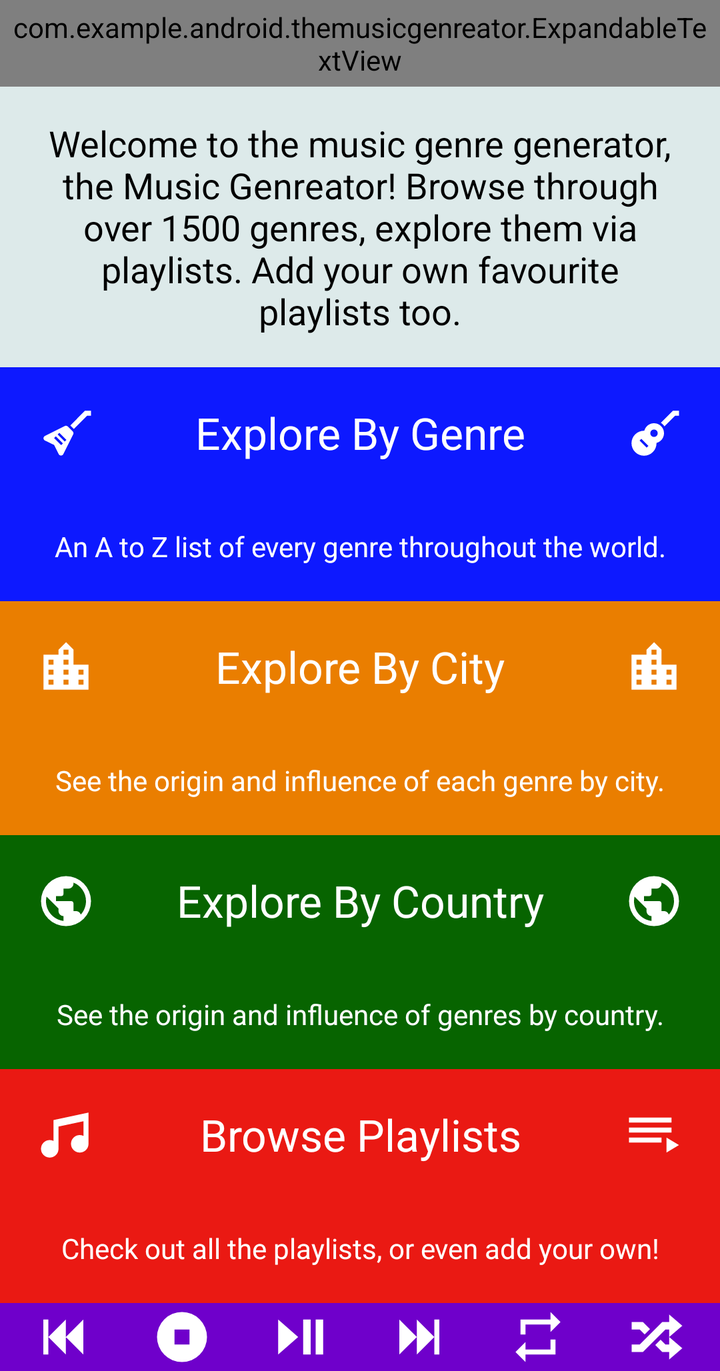
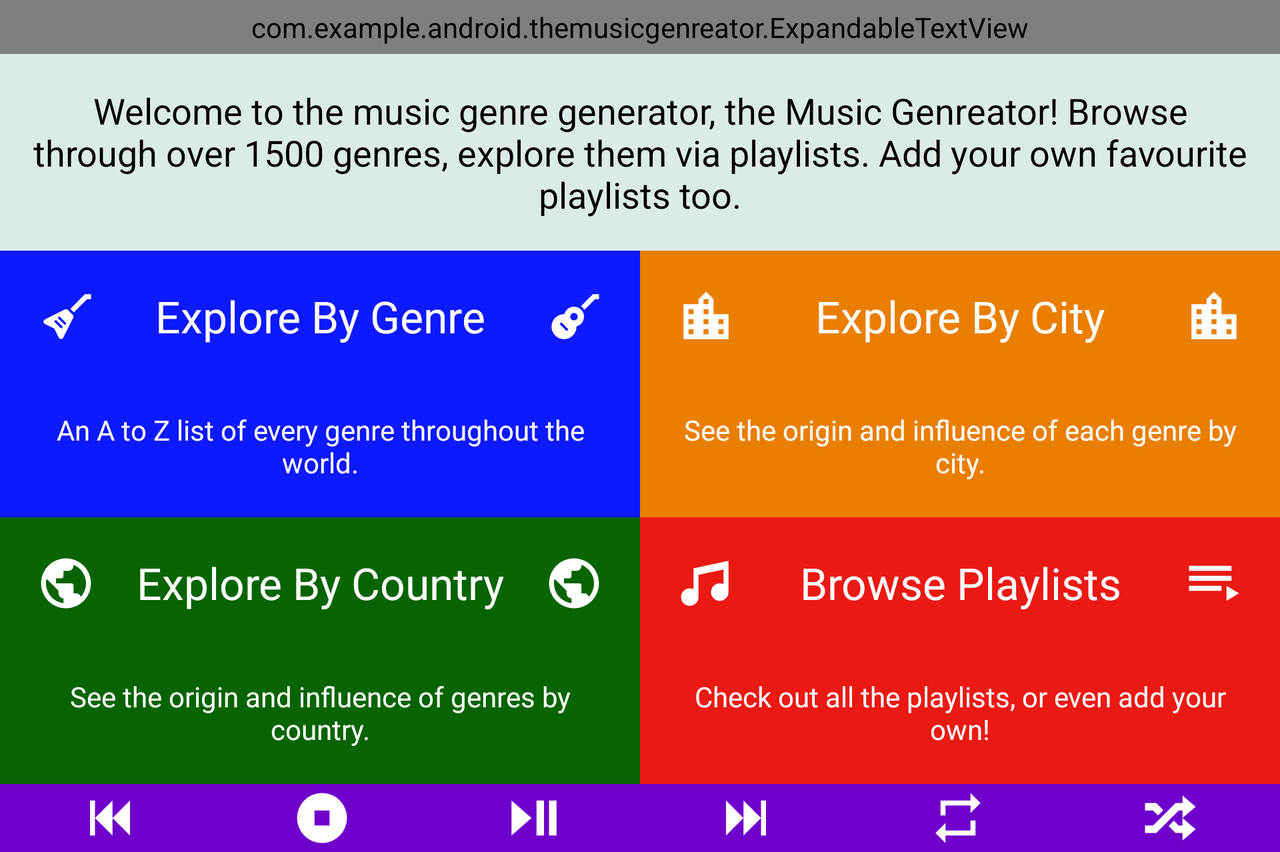

Compare how this app lays out the same screen by default and in its alternative resource folder. The renders come first, then the two layout files and the values they reference.
<!-- AndroidManifest.xml: application theme AppTheme -->
<!-- res/layout/activity_main.xml -->
<?xml version="1.0" encoding="utf-8"?>
<ScrollView xmlns:android="http://schemas.android.com/apk/res/android"
    android:layout_height="match_parent"
    android:layout_width="match_parent">

    <android.support.constraint.ConstraintLayout xmlns:android="http://schemas.android.com/apk/res/android"
        xmlns:app="http://schemas.android.com/apk/res-auto"
        xmlns:tools="http://schemas.android.com/tools"
        android:layout_width="match_parent"
        android:layout_height="wrap_content"
        android:background="@color/background_color"
        tools:context="com.example.android.themusicgenreator.MainActivity">

        <com.example.android.themusicgenreator.ExpandableTextView
            style="@style/DescriptionTextViewStyle"
            android:id="@+id/main_description"
            android:layout_width="0dp"
            app:layout_constraintTop_toTopOf="parent"
            app:layout_constraintBottom_toTopOf="@+id/welcome_message"
            app:layout_constraintStart_toStartOf="parent"
            app:layout_constraintEnd_toEndOf="parent"
            app:layout_constraintVertical_chainStyle="spread_inside" />

        <TextView
            style="@style/WelcomeMessageStyle"
            android:id="@+id/welcome_message"
            android:layout_width="0dp"
            android:layout_height="wrap_content"
            android:text="@string/welcome_message"
            app:layout_constraintTop_toBottomOf="@id/main_description"
            app:layout_constraintBottom_toTopOf="@+id/browse_genres"
            app:layout_constraintStart_toStartOf="parent"
            app:layout_constraintEnd_toEndOf="parent"
            app:layout_constraintVertical_chainStyle="spread_inside" />

        <LinearLayout
            style="@style/BrowseLayoutStyle"
            android:id="@+id/browse_genres"
            android:background="@color/browse_genre_button_color"
            app:layout_constraintTop_toBottomOf="@id/welcome_message"
            app:layout_constraintBottom_toTopOf="@+id/browse_cities"
            app:layout_constraintStart_toStartOf="parent"
            app:layout_constraintEnd_toEndOf="parent">

            <TextView
                style="@style/BrowseButtonsStyle"
                android:text="@string/browse_genres"
                android:drawableEnd="@drawable/guitar_acoustic"
                android:drawableStart="@drawable/guitar_electric" />

            <TextView
                style="@style/BrowseButtonsSubtextStyle"
                android:text="@string/browse_genres_subtext" />
        </LinearLayout>

        <LinearLayout
            style="@style/BrowseLayoutStyle"
            android:id="@+id/browse_cities"
            android:background="@color/browse_cities_button_color"
            app:layout_constraintTop_toBottomOf="@id/browse_genres"
            app:layout_constraintBottom_toTopOf="@+id/browse_countries"
            app:layout_constraintStart_toStartOf="parent"
            app:layout_constraintEnd_toEndOf="parent">

            <TextView
                style="@style/BrowseButtonsStyle"
                android:text="@string/browse_cities"
                android:drawableStart="@drawable/city"
                android:drawableEnd="@drawable/city" />

            <TextView
                style="@style/BrowseButtonsSubtextStyle"
                android:text="@string/browse_cities_subtext" />
        </LinearLayout>

        <LinearLayout
            style="@style/BrowseLayoutStyle"
            android:id="@+id/browse_countries"
            android:background="@color/browse_countries_button_color"
            app:layout_constraintTop_toBottomOf="@id/browse_cities"
            app:layout_constraintBottom_toTopOf="@+id/browse_playlists"
            app:layout_constraintStart_toStartOf="parent"
            app:layout_constraintEnd_toEndOf="parent">

            <TextView
                style="@style/BrowseButtonsStyle"
                android:text="@string/browse_countries"
                android:drawableStart="@drawable/earth"
                android:drawableEnd="@drawable/earth" />

            <TextView
                style="@style/BrowseButtonsSubtextStyle"
                android:text="@string/browse_countries_subtext" />
        </LinearLayout>

        <LinearLayout
            style="@style/BrowseLayoutStyle"
            android:id="@+id/browse_playlists"
            android:background="@color/browse_playlists_button_color"
            app:layout_constraintTop_toBottomOf="@id/browse_countries"
            app:layout_constraintBottom_toTopOf="@+id/media_player"
            app:layout_constraintStart_toStartOf="parent"
            app:layout_constraintEnd_toEndOf="parent">

            <TextView
                style="@style/BrowseButtonsStyle"
                android:text="@string/browse_playlists"
                android:drawableStart="@drawable/music"
                android:drawableEnd="@drawable/playlist_play" />

            <TextView
                style="@style/BrowseButtonsSubtextStyle"
                android:text="@string/browse_playlists_subtext" />
        </LinearLayout>

        <android.support.constraint.ConstraintLayout
            style="@style/BrowseLayoutStyle"
            android:id="@+id/media_player"
            android:orientation="horizontal"
            android:background="@color/colorPrimary"
            app:layout_constraintTop_toBottomOf="@id/browse_playlists"
            app:layout_constraintBottom_toBottomOf="parent"
            app:layout_constraintStart_toStartOf="parent"
            app:layout_constraintEnd_toEndOf="parent">

            <ImageView
                style="@style/MediaPlayerIconStyle"
                android:id="@+id/skip_backward"
                app:srcCompat="@drawable/skip_backward"
                android:contentDescription="@string/skip_backward"
                app:layout_constraintHorizontal_chainStyle="spread"
                app:layout_constraintStart_toStartOf="parent"
                app:layout_constraintEnd_toStartOf="@+id/stop_circle"
                app:layout_constraintHorizontal_weight="1" />

            <ImageView
                style="@style/MediaPlayerIconStyle"
                android:id="@+id/stop_circle"
                app:srcCompat="@drawable/stop_circle"
                android:contentDescription="@string/stop"
                app:layout_constraintStart_toEndOf="@id/skip_backward"
                app:layout_constraintEnd_toStartOf="@+id/play_pause"
                app:layout_constraintHorizontal_weight="1" />

            <ImageView
                style="@style/MediaPlayerIconStyle"
                android:id="@+id/play_pause"
                app:srcCompat="@drawable/play_pause"
                android:contentDescription="@string/play_pause"
                app:layout_constraintStart_toEndOf="@id/stop_circle"
                app:layout_constraintEnd_toStartOf="@+id/skip_forward"
                app:layout_constraintHorizontal_weight="1" />

            <ImageView
                style="@style/MediaPlayerIconStyle"
                android:id="@+id/skip_forward"
                app:srcCompat="@drawable/skip_forward"
                android:contentDescription="@string/skip_forward"
                app:layout_constraintStart_toEndOf="@id/play_pause"
                app:layout_constraintEnd_toStartOf="@+id/repeat"
                app:layout_constraintHorizontal_weight="1" />

            <ImageView
                style="@style/MediaPlayerIconStyle"
                android:id="@+id/repeat"
                app:srcCompat="@drawable/repeat"
                android:contentDescription="@string/repeat"
                app:layout_constraintStart_toEndOf="@id/skip_forward"
                app:layout_constraintEnd_toStartOf="@+id/shuffle"
                app:layout_constraintHorizontal_weight="1" />

            <ImageView
                style="@style/MediaPlayerIconStyle"
                android:id="@+id/shuffle"
                app:srcCompat="@drawable/shuffle_variant"
                android:contentDescription="@string/shuffle"
                app:layout_constraintStart_toEndOf="@id/repeat"
                app:layout_constraintEnd_toEndOf="parent"
                app:layout_constraintHorizontal_weight="1" />

        </android.support.constraint.ConstraintLayout>
    </android.support.constraint.ConstraintLayout>
</ScrollView>
<!-- resources referenced by this layout -->
<resources>
  <color name="background_color">#ddeaea</color>
  <color name="browse_cities_button_color">#ea7e00</color>
  <color name="browse_countries_button_color">#076400</color>
  <color name="browse_genre_button_color">#0d19ff</color>
  <color name="browse_playlists_button_color">#ea1913</color>
  <color name="colorPrimary">#6f00cb</color>
  <string name="browse_cities">Explore By City</string>
  <string name="browse_cities_subtext">See the origin and influence of each genre by city.</string>
  <string name="browse_countries">Explore By Country</string>
  <string name="browse_countries_subtext">See the origin and influence of genres by country.</string>
  <string name="browse_genres">Explore By Genre</string>
  <string name="browse_genres_subtext">An A to Z list of every genre throughout the world.</string>
  <string name="browse_playlists">Browse Playlists</string>
  <string name="browse_playlists_subtext">Check out all the playlists, or even add your own!</string>
  <string name="play_pause">A play/pause button icon.</string>
  <string name="repeat">A repeat button icon.</string>
  <string name="shuffle">A shuffle button icon.</string>
  <string name="skip_backward">A skip backward button icon.</string>
  <string name="skip_forward">A skip forward button icon.</string>
  <string name="stop">A stop button icon.</string>
  <string name="welcome_message">
          Welcome to the music genre generator, the Music Genreator!
          Browse through over 1500 genres, explore them via playlists.
          Add your own favourite playlists too.
      </string>
  <style name="BrowseButtonsStyle" parent="WelcomeMessageStyle">
          <item name="android:layout_width">match_parent</item>
          <item name="android:layout_height">wrap_content</item>
          <item name="android:textSize">@dimen/browse_button_text_size</item>
          <item name="android:textColor">@color/browse_buttons_text_color</item>
      </style>
  <style name="BrowseButtonsSubtextStyle" parent="BrowseButtonsStyle">
          <item name="android:textSize">@dimen/browse_button_subtext_size</item>
      </style>
  <style name="BrowseLayoutStyle">
          <item name="android:orientation">vertical</item>
          <item name="android:layout_width">0dp</item>
          <item name="android:layout_height">wrap_content</item>
          <item name="android:padding">@dimen/browse_button_padding</item>
      </style>
  <style name="MediaPlayerIconStyle">
          <item name="android:layout_width">0dp</item>
          <item name="android:layout_height">wrap_content</item>
      </style>
  <style name="WelcomeMessageStyle">
          <item name="android:textColor">@color/welcome_message_text_color</item>
          <item name="android:textSize">@dimen/welcome_message_text_size</item>
          <item name="android:padding">@dimen/welcome_message_padding</item>
          <item name="android:textAlignment">center</item>
      </style>
  <style name="AppTheme" parent="Theme.AppCompat.Light.NoActionBar">
          
          <item name="colorPrimary">@color/colorPrimary</item>
          <item name="colorPrimaryDark">@color/colorPrimaryDark</item>
          <item name="colorAccent">@color/colorAccent</item>
      </style>
  <color name="media_player_icon_color">#ffffff</color>
  <dimen name="browse_button_text_size">22sp</dimen>
  <color name="browse_buttons_text_color">#ffffff</color>
  <dimen name="browse_button_subtext_size">14sp</dimen>
  <dimen name="browse_button_padding">2dp</dimen>
  <dimen name="textview_description_text_size">16sp</dimen>
  <dimen name="textview_description_padding">4dp</dimen>
  <color name="textview_description_textcolor">#ef0202</color>
  <color name="welcome_message_text_color">#000000</color>
  <dimen name="welcome_message_text_size">18sp</dimen>
  <dimen name="welcome_message_padding">16dp</dimen>
  <color name="colorPrimaryDark">#000000</color>
  <color name="colorAccent">#ffffff</color>
  <!-- some entries are left out for length -->
</resources>
<!-- res/layout-land/activity_main.xml (the repository's variant of the layout above) -->
<!-- drawn on the phone turned sideways -->
<?xml version="1.0" encoding="utf-8"?>
<ScrollView xmlns:android="http://schemas.android.com/apk/res/android"
    android:layout_height="match_parent"
    android:layout_width="match_parent">

    <android.support.constraint.ConstraintLayout xmlns:android="http://schemas.android.com/apk/res/android"
        xmlns:app="http://schemas.android.com/apk/res-auto"
        xmlns:tools="http://schemas.android.com/tools"
        android:layout_width="match_parent"
        android:layout_height="wrap_content"
        android:background="@color/background_color"
        tools:context="com.example.android.themusicgenreator.MainActivity">

        <com.example.android.themusicgenreator.ExpandableTextView
            style="@style/DescriptionTextViewStyle"
            android:id="@+id/main_description"
            android:layout_width="0dp"
            app:layout_constraintTop_toTopOf="parent"
            app:layout_constraintBottom_toTopOf="@+id/welcome_message"
            app:layout_constraintStart_toStartOf="parent"
            app:layout_constraintEnd_toEndOf="parent"
            app:layout_constraintVertical_chainStyle="spread_inside" />

        <TextView
            style="@style/WelcomeMessageStyle"
            android:id="@+id/welcome_message"
            android:layout_width="0dp"
            android:layout_height="wrap_content"
            android:text="@string/welcome_message"
            app:layout_constraintTop_toBottomOf="@id/main_description"
            app:layout_constraintStart_toStartOf="parent"
            app:layout_constraintEnd_toEndOf="parent"
            app:layout_constraintVertical_chainStyle="spread_inside"
            app:layout_constraintHorizontal_chainStyle="spread_inside" />

        <LinearLayout
            style="@style/BrowseLayoutStyle"
            android:id="@+id/browse_genres"
            android:background="@color/browse_genre_button_color"
            app:layout_constraintTop_toBottomOf="@id/welcome_message"
            app:layout_constraintBottom_toTopOf="@+id/browse_countries"
            app:layout_constraintStart_toStartOf="parent"
            app:layout_constraintEnd_toStartOf="@+id/browse_cities"
            app:layout_constraintHorizontal_weight="1"
            app:layout_constraintVertical_weight="1">

            <TextView
                style="@style/BrowseButtonsStyle"
                android:text="@string/browse_genres"
                android:drawableEnd="@drawable/guitar_acoustic"
                android:drawableStart="@drawable/guitar_electric" />

            <TextView
                style="@style/BrowseButtonsSubtextStyle"
                android:text="@string/browse_genres_subtext" />
        </LinearLayout>

        <LinearLayout
            style="@style/BrowseLayoutStyle"
            android:id="@+id/browse_cities"
            android:background="@color/browse_cities_button_color"
            app:layout_constraintTop_toBottomOf="@id/welcome_message"
            app:layout_constraintBottom_toTopOf="@+id/browse_countries"
            app:layout_constraintStart_toEndOf="@id/browse_genres"
            app:layout_constraintEnd_toEndOf="parent"
            app:layout_constraintHorizontal_weight="1"
            app:layout_constraintVertical_weight="1">

            <TextView
                style="@style/BrowseButtonsStyle"
                android:text="@string/browse_cities"
                android:drawableStart="@drawable/city"
                android:drawableEnd="@drawable/city" />

            <TextView
                style="@style/BrowseButtonsSubtextStyle"
                android:text="@string/browse_cities_subtext" />
        </LinearLayout>

        <LinearLayout
            style="@style/BrowseLayoutStyle"
            android:id="@+id/browse_countries"
            android:background="@color/browse_countries_button_color"
            app:layout_constraintTop_toBottomOf="@id/browse_cities"
            app:layout_constraintBottom_toTopOf="@+id/media_player"
            app:layout_constraintStart_toStartOf="parent"
            app:layout_constraintEnd_toStartOf="@+id/browse_playlists"
            app:layout_constraintHorizontal_weight="1"
            app:layout_constraintVertical_weight="1">

            <TextView
                style="@style/BrowseButtonsStyle"
                android:text="@string/browse_countries"
                android:drawableStart="@drawable/earth"
                android:drawableEnd="@drawable/earth" />

            <TextView
                style="@style/BrowseButtonsSubtextStyle"
                android:text="@string/browse_countries_subtext" />
        </LinearLayout>

        <LinearLayout
            style="@style/BrowseLayoutStyle"
            android:id="@+id/browse_playlists"
            android:background="@color/browse_playlists_button_color"
            app:layout_constraintTop_toBottomOf="@id/browse_cities"
            app:layout_constraintBottom_toTopOf="@+id/media_player"
            app:layout_constraintStart_toEndOf="@id/browse_countries"
            app:layout_constraintEnd_toEndOf="parent"
            app:layout_constraintHorizontal_weight="1"
            app:layout_constraintVertical_weight="1">

            <TextView
                style="@style/BrowseButtonsStyle"
                android:text="@string/browse_playlists"
                android:drawableStart="@drawable/music"
                android:drawableEnd="@drawable/playlist_play" />

            <TextView
                style="@style/BrowseButtonsSubtextStyle"
                android:text="@string/browse_playlists_subtext" />
        </LinearLayout>

        <android.support.constraint.ConstraintLayout
            style="@style/BrowseLayoutStyle"
            android:id="@+id/media_player"
            android:orientation="horizontal"
            android:background="@color/colorPrimary"
            app:layout_constraintTop_toBottomOf="@id/browse_playlists"
            app:layout_constraintBottom_toBottomOf="parent"
            app:layout_constraintStart_toStartOf="parent"
            app:layout_constraintEnd_toEndOf="parent">

            <ImageView
                style="@style/MediaPlayerIconStyle"
                android:id="@+id/skip_backward"
                app:srcCompat="@drawable/skip_backward"
                android:contentDescription="@string/skip_backward"
                app:layout_constraintHorizontal_chainStyle="spread"
                app:layout_constraintStart_toStartOf="parent"
                app:layout_constraintEnd_toStartOf="@+id/stop_circle"
                app:layout_constraintHorizontal_weight="1" />

            <ImageView
                style="@style/MediaPlayerIconStyle"
                android:id="@+id/stop_circle"
                app:srcCompat="@drawable/stop_circle"
                android:contentDescription="@string/stop"
                app:layout_constraintStart_toEndOf="@id/skip_backward"
                app:layout_constraintEnd_toStartOf="@+id/play_pause"
                app:layout_constraintHorizontal_weight="1" />

            <ImageView
                style="@style/MediaPlayerIconStyle"
                android:id="@+id/play_pause"
                app:srcCompat="@drawable/play_pause"
                android:contentDescription="@string/play_pause"
                app:layout_constraintStart_toEndOf="@id/stop_circle"
                app:layout_constraintEnd_toStartOf="@+id/skip_forward"
                app:layout_constraintHorizontal_weight="1" />

            <ImageView
                style="@style/MediaPlayerIconStyle"
                android:id="@+id/skip_forward"
                app:srcCompat="@drawable/skip_forward"
                android:contentDescription="@string/skip_forward"
                app:layout_constraintStart_toEndOf="@id/play_pause"
                app:layout_constraintEnd_toStartOf="@+id/repeat"
                app:layout_constraintHorizontal_weight="1" />

            <ImageView
                style="@style/MediaPlayerIconStyle"
                android:id="@+id/repeat"
                app:srcCompat="@drawable/repeat"
                android:contentDescription="@string/repeat"
                app:layout_constraintStart_toEndOf="@id/skip_forward"
                app:layout_constraintEnd_toStartOf="@+id/shuffle"
                app:layout_constraintHorizontal_weight="1" />

            <ImageView
                style="@style/MediaPlayerIconStyle"
                android:id="@+id/shuffle"
                app:srcCompat="@drawable/shuffle_variant"
                android:contentDescription="@string/shuffle"
                app:layout_constraintStart_toEndOf="@id/repeat"
                app:layout_constraintEnd_toEndOf="parent"
                app:layout_constraintHorizontal_weight="1" />

        </android.support.constraint.ConstraintLayout>

        <android.support.constraint.Guideline
            android:layout_width="wrap_content"
            android:layout_height="wrap_content"
            android:id="@+id/guideline"
            app:layout_constraintGuide_begin="20dp"
            android:orientation="vertical" />

        <android.support.constraint.Guideline
            android:layout_width="wrap_content"
            android:layout_height="wrap_content"
            android:id="@+id/guideline2"
            app:layout_constraintGuide_begin="20dp"
            android:orientation="horizontal" />

        <android.support.constraint.Guideline
            android:layout_width="wrap_content"
            android:layout_height="wrap_content"
            android:id="@+id/guideline3"
            app:layout_constraintGuide_begin="20dp"
            android:orientation="vertical" />


    </android.support.constraint.ConstraintLayout>
</ScrollView>
